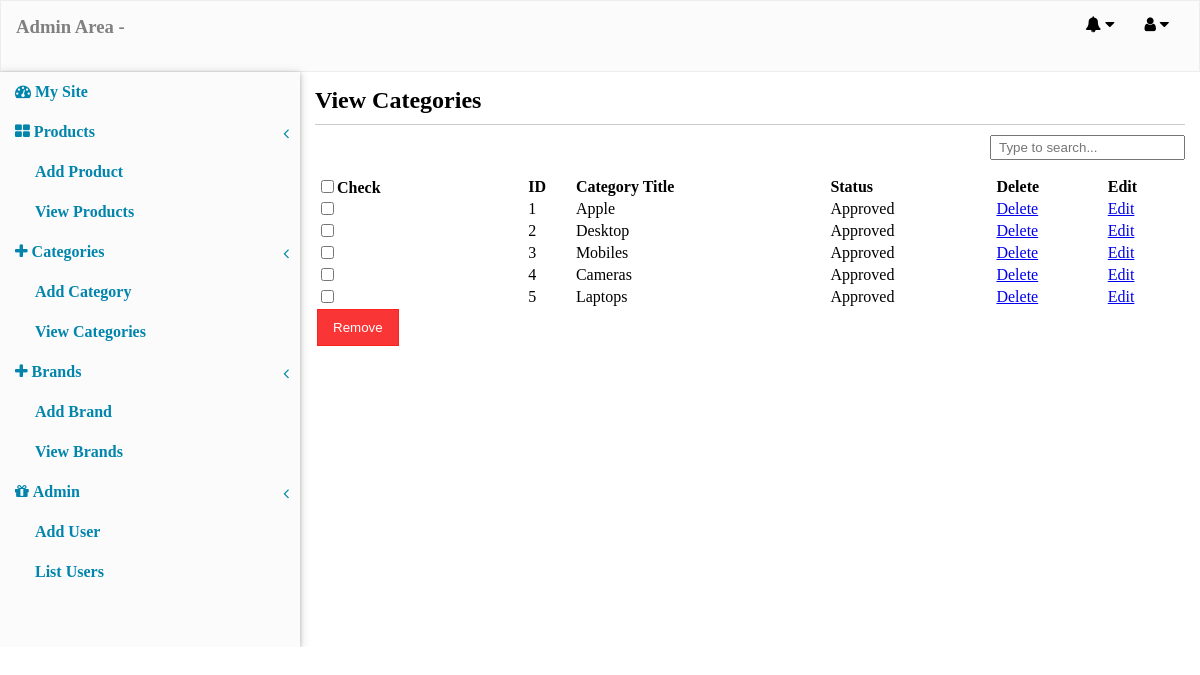
Screenshot of /admin_area/index.php?action=view_cat (signed in) with the database file from the repository.
### tables this page shows
CREATE TABLE `categories` (
  `cat_id` int(100) NOT NULL,
  `cat_title` varchar(100) NOT NULL,
  `visible` tinyint(1) NOT NULL DEFAULT '1'
);

### admin_area/includes/view_categories.php (the view, shortened to what this page needs)
<div class="view_product_box">
<h2>View Categories</h2>
<div class="border_bottom"></div>
<form action="" method="post" enctype="multipart/form-data" />
<div class="search_bar">
  <input type="text" id="search" placeholder="Type to search..." />
</div>
<table width="100%">
 <thead>
  <tr>
   <th><input type="checkbox" id="checkAll" />Check</th>
   <th>ID</th>
   <th>Category Title</th>
   <th>Status</th>
   <th>Delete</th>
   <th>Edit</th>
  </tr>
 </thead>
 <?php
 $all_categories = mysqli_query($con,"select * from categories order by cat_id DESC ");
 $i = 1;
 while($row=mysqli_fetch_array($all_categories)){
 ?>
 <tbody>
  <tr>
   <td><input type="checkbox" name="deleteAll[]" value="<?php echo $row['cat_id'];?>" /></td>
   <td><?php echo $i; ?></td>
   <td><?php echo $row['cat_title']; ?></td>
   <td>
   <?php
   if($row['visible'] == 1){
    echo "Approved";
   }else{
    echo "Pending";
   }
   ?>
   </td>
   <td><a href="index.php?action=view_cat&delete_cat=<?php echo $row['cat_id'];?>">Delete</a></td>
   <td><a href="index.php?action=edit_cat&cat_id=<?php echo $row['cat_id'];?>">Edit</a></td>
  </tr>
 </tbody>
 <?php $i++;}  ?>
<tr>
<td><input type="submit" name="delete_all" value="Remove" /></td>
</tr>
</table>
</div>

### admin_area/styles/desktop.css (style rules this page uses)
html, body, div, span, applet, object, iframe, h1, h2, h3, h4, h5, h6, p, blockquote, pre, a, abbr, acronym, address, big, cite, code, del, dfn, em, img, ins, kbd, q, s, samp, small, strike, strong, sub, sup, tt, var, b, u, i, center, dl, dt, dd, ol, ul, li, fieldset, form, label, legend, table, caption, tbody, tfoot, thead, tr, th, td, article, aside, canvas, details, embed, figure, figcaption, footer, header, hgroup, menu, nav, output, ruby, section, summary, time, mark, audio, video { margin: 0; padding: 0; border: 0; //font-size: 100%; //font: inherit; //vertical-align: baseline; }
.border_bottom { border-bottom:0.01px solid rgba(0,0,0,0.2); margin:10px 0; }
.search_bar { float:right; margin-bottom:15px; }
.search_bar input[type=text] { padding:3px 7px; }
.view_product_box th, .view_product_box td { text-align:left; }
.view_product_box input[type=submit] { padding:10px 15px; background: rgba(250, 32, 32, 0.9); border: 0.01px solid rgba(250, 32, 32, 0.9); color:white; }

### rows the page displays
categories: cat_title "Apple", visible "Approved"
categories: cat_title "Desktop", visible "Approved"
categories: cat_title "Mobiles", visible "Approved"
categories: cat_title "Cameras", visible "Approved"
categories: cat_title "Laptops", visible "Approved"
